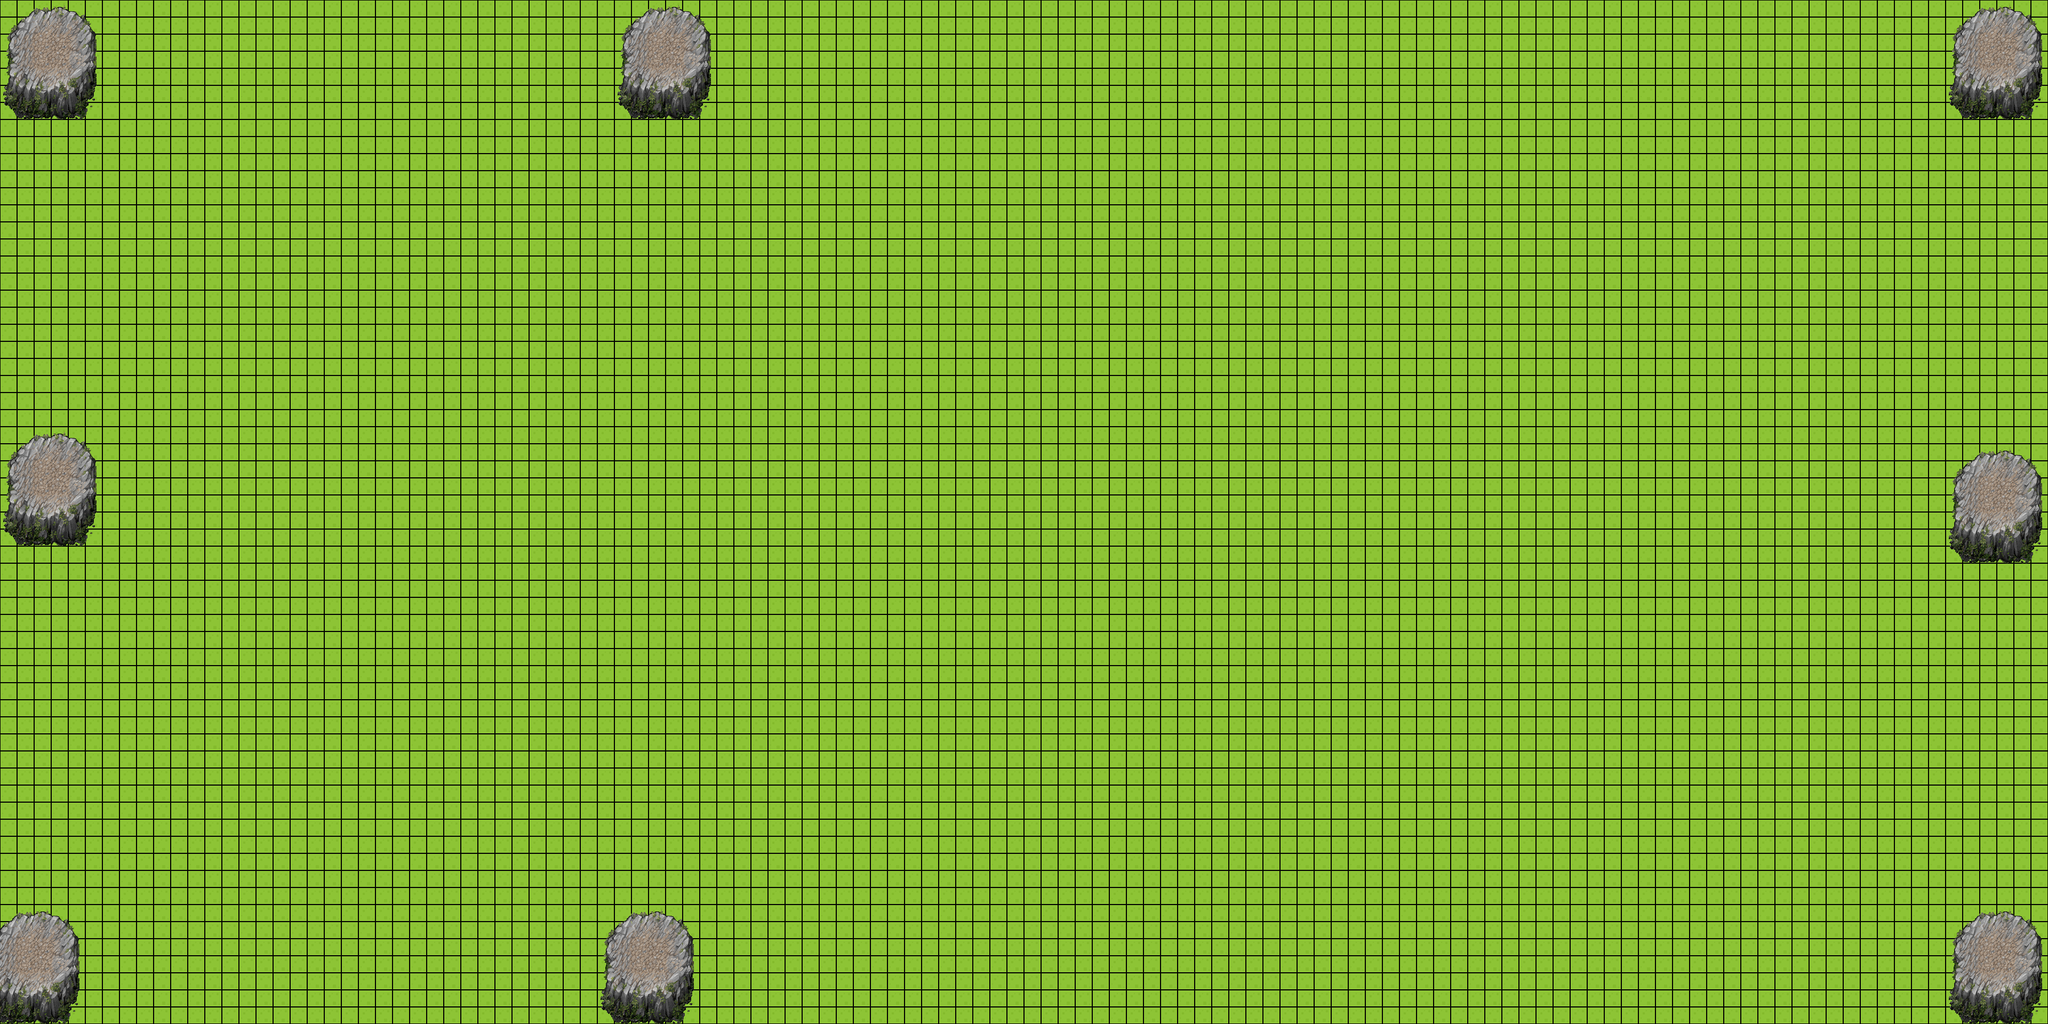

The image is a tile-based game level rendered from a .tmx file. Its description and source (layers, tilesets, objects; grid data summarised) follow:
An orthogonal 120x60 tile map with 32x32 px tiles, 2 tile layers (Background, PropsLayer), 2 tilesets.

<map version="1.0" orientation="orthogonal" renderorder="right-down" width="120" height="60" tilewidth="32" tileheight="32" nextobjectid="1">
 <tileset firstgid="1" name="tileset" tilewidth="32" tileheight="32" tilecount="256" columns="16">
  <image source="image.png" width="512" height="512" />
 </tileset>
 <tileset firstgid="257" name="tileset2" tilewidth="32" tileheight="32" tilecount="256" columns="16">
  <image source="image.png" width="512" height="512" />
 </tileset>
 <layer name="Background" width="120" height="60">
  <properties>
   <property name="height" type="int" value="1920" />
   <property name="width" type="int" value="3840" />
  </properties>
  <data>[7200 cells, 7200 non-empty, 4 distinct tile ids]</data>
 </layer>
 <layer name="PropsLayer" width="120" height="60">
  <data>[7200 cells, 329 non-empty, 42 distinct tile ids]</data>
 </layer>
</map>